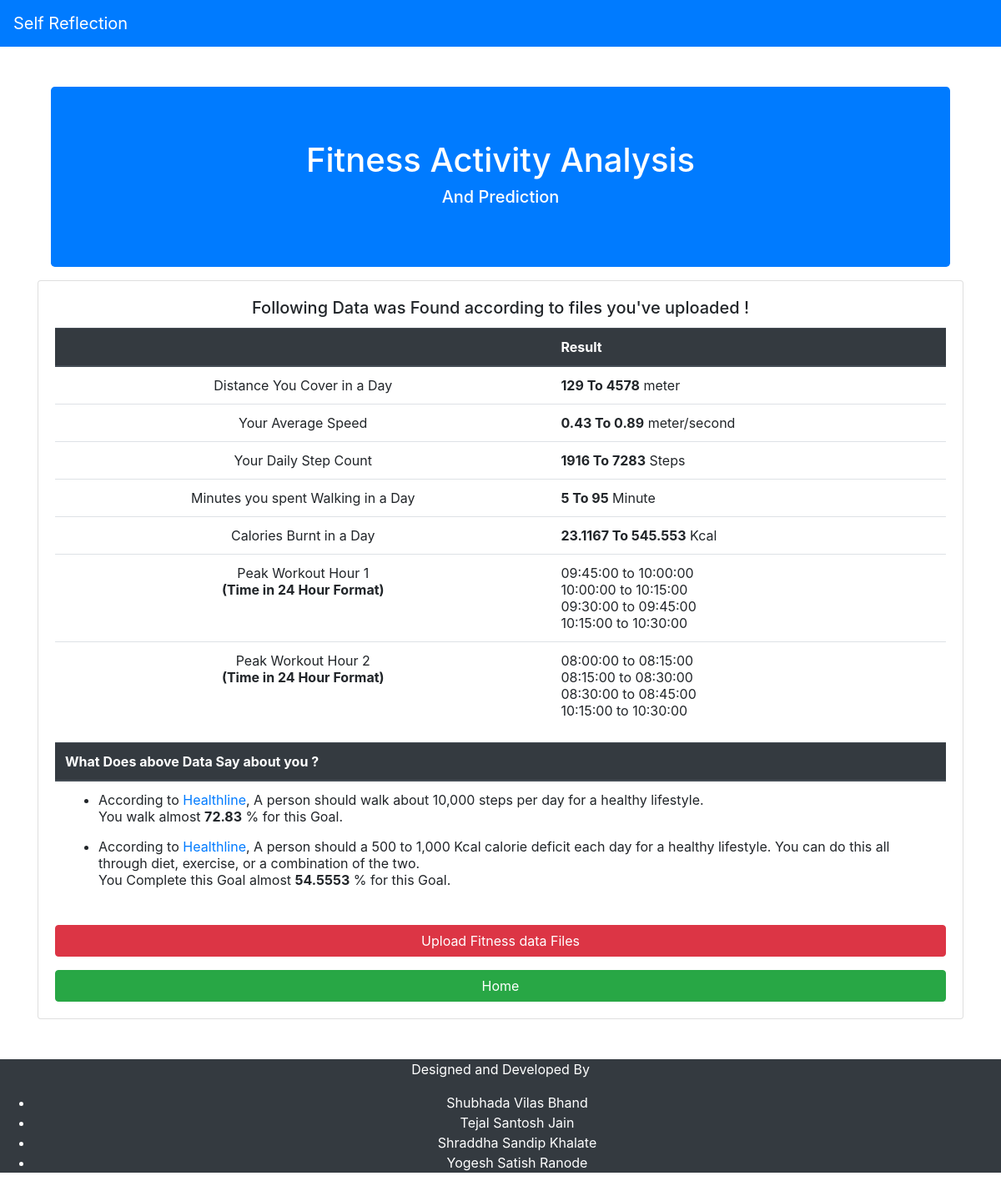
Page /module3.php (signed in) on the committed database.
### tables this page shows
CREATE TABLE `module_3` (
  `user_id` varchar(15) NOT NULL,
  `file_1` text NOT NULL,
  `file_2` text NOT NULL,
  `distance_1` float NOT NULL,
  `distance_2` float NOT NULL,
  `avg_speed_1` float NOT NULL,
  `avg_speed_2` float NOT NULL,
  `steps_1` float NOT NULL,
  `steps_2` float NOT NULL,
  `minutes_1` float NOT NULL,
  `minutes_2` float NOT NULL,
  `calories_1` float NOT NULL,
  `calories_2` float NOT NULL,
  `peak_1` text NOT NULL,
  `peak_2` text NOT NULL
);

### module3.php (the view, shortened to what this page needs)
<?php
include "head.php";
$conn=dbconn();
$sql="select * from module_3 where user_id ='".$_SESSION["user_id"]."'";
$result = mysqli_query($conn, $sql);
$count= mysqli_num_rows($result);
?>
<html>
<head><?php bootstrap();?>
</head>
<body>
<nav class="navbar navbar-expand-md bg-primary navbar-dark">
  <a class="navbar-brand" href="#">Self Reflection</a>
</nav>
<div class="container mt-5 mb-5">
<div class="jumbotron bg-primary text-white text-center m-3">
<h1>Fitness Activity Analysis</h1>
<h5>And Prediction</h5>
</div>
<div class="card text-center" >
<div class="card-body">
<?php
if($count==0)
{
    echo "<h5 class=\"card-title\"> No Fitness data Found !</h5>";
    echo "<p class=\"card-text\"> Upload the Fitness data file using Upload button given below. (Fitness data file has extension .csv)</p>";
    echo "<p class=\"card-text text-info\">
    Where to Find Fitness file ?<br>
     go to <a href=\"https://takeout.google.com\">Google Takeout Service</a> and Download Your Fitness Data.
     </p>";
    echo "<h5 class=\"card-title\"> You will need to upload two (.csv) files to know results. </h5>";
}
else
{
  $row = mysqli_fetch_assoc($result);
  $distance_1=$row["distance_1"];
  $distance_2=$row["distance_2"];
  $avg_speed_1=$row["avg_speed_1"];
  $avg_speed_2=$row["avg_speed_2"];
  $steps_1=$row["steps_1"];
  $steps_2=$row["steps_2"];
  $minutes_1=$row["minutes_1"];
  $minutes_2=$row["minutes_2"];
  $calories_1=$row["calories_1"];
  $calories_2=$row["calories_2"];
  $peak_1=$row["peak_1"];
  $peak_2=$row["peak_2"];
  echo "<h5 class=\"card-title\"> Following Data was Found according to files you've uploaded !</h5>";
  echo '
  <table class="table mb-3 ">
  <thead class="thead-dark">
  <tr> <th> </th> <th> Result</th> </tr>
  </thead>
  <tbody>
  <tr> <td class="text-center">Distance You Cover in a Day</td> <td> <strong>'.minimum($distance_1,$distance_2).' To '.maximum($distance_1,$distance_2).'</strong> meter</td> </tr>
  <tr> <td class="text-center">Your Average Speed</td> <td> <strong>'.minimum($avg_speed_1,$avg_speed_2).' To '.maximum($avg_speed_1,$avg_speed_2).'</strong> meter/second</td> </tr>
  <tr> <td class="text-center">Your Daily Step Count</td> <td> <strong>'.minimum($steps_1,$steps_2).' To '.maximum($steps_1,$steps_2).'</strong> Steps</td> </tr>
  <tr> <td class="text-center">Minutes you spent Walking in a Day</td> <td> <strong>'.minimum($minutes_1,$minutes_2).' To '.maximum($minutes_1,$minutes_2).'</strong> Minute</td> </tr>
  <tr> <td class="text-center">Calories Burnt in a Day</td> <td> <strong>'.minimum($calories_1,$calories_2).' To '.maximum($calories_1,$calories_2).'</strong> Kcal</td></tr>
  <tr> <td class="text-center">Peak Workout Hour 1 </br> <strong>(Time in 24 Hour Format)</strong></td> <td> '.$peak_1.'</td> </tr>
  <tr> <td class="text-center">Peak Workout Hour 2 </br> <strong>(Time in 24 Hour Format)</strong></td> <td> '.$peak_2.'</td> </tr>
  </tbody>
  </table>
  ';
  echo '
  <table class="table mb-3 ">
  <thead class="thead-dark ">
  <tr>  <th> What Does above Data Say about you ?</th> </tr>
  </thead>
  <tbody>
  <tr><td>
  <ul>
  <li><p> According to <a href="https://www.healthline.com/health/how-many-steps-a-day#1">Healthline</a>, A person should walk about 10,000 steps per day for a healthy lifestyle.
  <br> You walk almost <strong>'.  maximum($steps_1,$steps_2) /10000 *100 .'</strong> % for this Goal.
  </p></li>
  <li><p> According to <a href="https://www.healthline.com/health/fitness-exercise/how-many-calories-do-i-burn-a-day#weight-loss">Healthline</a>, A person should a 500 to 1,000 Kcal calorie deficit each day for a healthy lifestyle. You can do this all through diet, exercise, or a combination of the two.
  <br> You Complete this Goal almost <strong>'.  maximum($calories_1,$calories_2) /1000 *100 .'</strong> % for this Goal.
  </p></li>
  </ul>
  </td><tr>
  </tbody>
  </table>
  ';
}
?>
<a class="btn btn-block btn-danger mt-3" href="uploadfit.php">Upload Fitness data Files</a>
<a class="btn btn-block btn-success mt-3" href="home.php">Home</a>
</div>
</div>
</div>
<footer class="bg-dark text-white text-center">
<p>Designed and Developed By</p>
<ul>
<li>Shubhada Vilas Bhand</li>
<li>Tejal Santosh Jain</li>
<li>Shraddha Sandip Khalate</li>
<li>Yogesh Satish Ranode
</li>
</ul>
</footer>
</body>
</html>

### head.php (shortened to what this page needs)
<?php
function bootstrap()
{
    echo ' <meta charset="utf-8">
    <meta name="viewport" content="width=device-width, initial-scale=1">
    <link rel="stylesheet" href="resource/bootstrap.min.css">
    <link rel="stylesheet" href="resource/font-awesome.min.css">
    <script src="resource/bootstrap.bundle.min.js"></script>
    <script src="resource/jquery-3.3.1.slim.min.js"></script>
    <script src="https://use.fontawesome.com/4f3fd5426e.js"></script>';
}
function minimum($a,$b)
{
  if($a <= $b)
  {
    return $a;
  }
  else
  {
    return $b;
  }
}
function maximum($a,$b)
{
  if($a >= $b)
  {
    return $a;
  }
  else
  {
    return $b;
  }
}
?>

### rows in the picture
module_3: distance_1 "129", distance_2 "4578", avg_speed_1 "0.43", avg_speed_2 "0.89", steps_1 "1916", steps_2 "7283", minutes_1 "5", minutes_2 "95", calories_1 "23.1167", calories_2 "545.553", peak_1 "09:45:00 to 10:00:00 10:00:00 to 10:15:00 09:30:00 to 09:45:00 10:15:00 to 10:30:00", peak_2 "08:00:00 to 08:15:00 08:15:00 to 08:30:00 08:30:00 to 08:45:00 10:15:00 to 10:30:00", maximum($steps_1,$steps_2) /10000 *100 "72.83", maximum($calories_1,$calories_2) /1000 *100 "54.5553"
